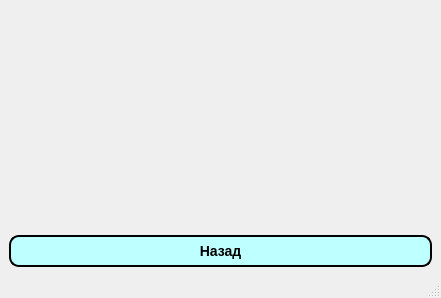
<?xml version="1.0" encoding="UTF-8"?>
<ui version="4.0">
 <class>GraphikSV</class>
 <widget class="QMainWindow" name="GraphikSV">
  <property name="geometry">
   <rect>
    <x>0</x>
    <y>0</y>
    <width>441</width>
    <height>298</height>
   </rect>
  </property>
  <property name="windowTitle">
   <string>MainWindow</string>
  </property>
  <widget class="QWidget" name="centralwidget">
   <layout class="QGridLayout" name="gridLayout">
    <item row="0" column="0">
     <widget class="QwtPlot" name="Qwt_Widget" native="true"/>
    </item>
    <item row="1" column="0">
     <widget class="QPushButton" name="pushButton">
      <property name="styleSheet">
       <string notr="true">QPushButton{
     background-color: rgb(190, 255, 255);
     border-style: outset;
     border-width: 2px;
     border-radius: 10px;
     border-color: black;
     font: bold 14px;
     min-width: 10em;
     padding: 6px;
 }
 QPushButton:pressed {
     background-color: rgb(0, 255, 238);
     border-style: inset;
 }</string>
      </property>
      <property name="text">
       <string>Назад</string>
      </property>
     </widget>
    </item>
   </layout>
  </widget>
  <widget class="QStatusBar" name="statusbar"/>
 </widget>
 <customwidgets>
  <customwidget>
   <class>QwtPlot</class>
   <extends>QWidget</extends>
   <header>qwt_plot.h</header>
   <container>1</container>
  </customwidget>
 </customwidgets>
 <resources/>
 <connections/>
</ui>
